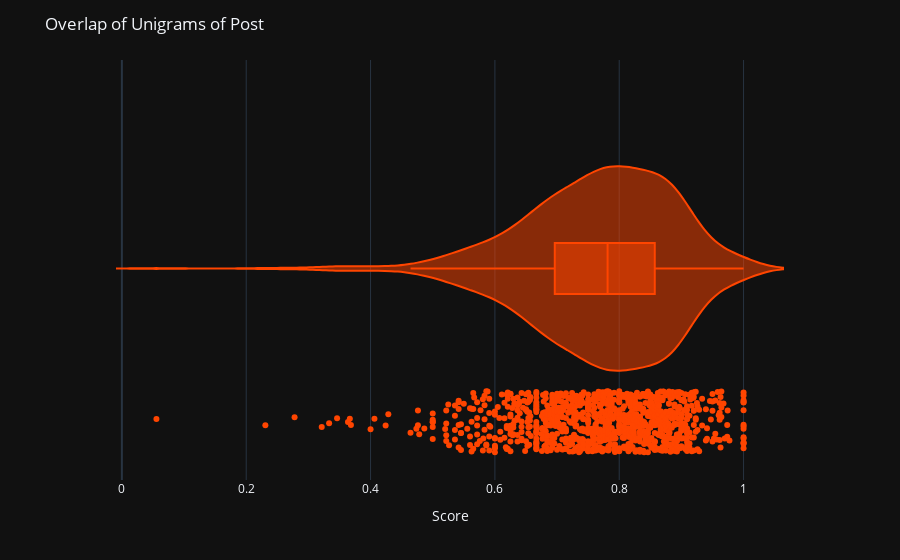

Source (notebook cell):
### Markdown cell above
## ROUGE-1 Precision Score
---
We are using ROUGE-1 Precision Score to understand the overlap of words between the TL;DR and the Reddit Post

it measures unigram overlap between a Reddit Post and the TL;DR w.r.t to the TL;DR of the Post

$$
\text{Rouge1 - Precision} = \frac{\text{Overlapping Unigrams b/w Post and TL;DR}}{\text{Total Unigrams in TL;DR}}
$$

### Code cell
fig = px.violin(x=scores_df["rouge1_precision"], points="all", box=True, color_discrete_sequence=["orangered"])
fig.update_layout(
    barmode='overlay',
    title='Overlap of Unigrams of Post',
    xaxis_title='Score',
    template='plotly_dark'
)

### Figure 1 — Plotly figure (JSON) as saved in the notebook; plotly's stock layout.template omitted (floating-point values rounded to 4 significant figures; data arrays with more than 128 entries replaced by an {"elided": "..."} marker saying what was removed)
{"data": [{"alignmentgroup": "True", "box": {"visible": true}, "hovertemplate": "x=%{x}<extra></extra>", "legendgroup": "", "marker": {"color": "orangered"}, "name": "", "offsetgroup": "", "orientation": "h", "points": "all", "scalegroup": "True", "showlegend": false, "type": "violin", "x": {"elided": "1000 float values"}, "x0": " ", "xaxis": "x", "y0": " ", "yaxis": "y"}], "layout": {"barmode": "overlay", "legend": {"tracegroupgap": 0}, "margin": {"t": 60}, "title": {"text": "Overlap of Unigrams of Post"}, "violinmode": "group", "xaxis": {"anchor": "y", "domain": [0, 1], "title": {"text": "Score"}}, "yaxis": {"anchor": "x", "domain": [0, 1]}}}
